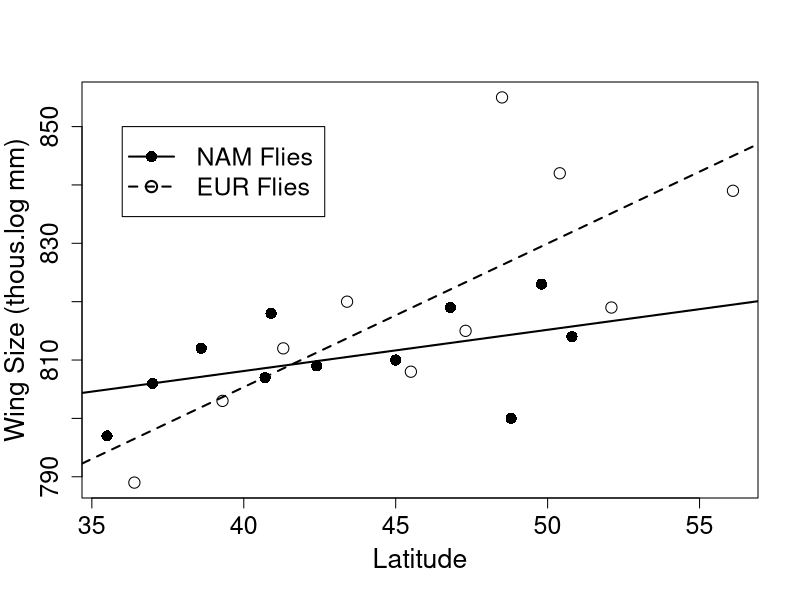

This chart was generated by the following R code:
# =========== #
# Homework #7 #
# =========== #

# ==================== #
# Problem 1 #
# ==================== #
evol <- read.csv("evolution.txt",    # Reads in the evolution data
  header=T)
attach(evol)                              # Promotes the dataset

# Part (a)
# ========
plot(latitude,wingsize,cex.axis=1.5,      # Labeled scatterplot of wing size vs.
  cex=1.5,xlab="Latitude",ylab=           #   latitude for both NAM and EUR flies
  "Wing Size (thous.log mm)",cex.lab=1.6,
  pch=c(1,16)[unclass(as.factor(continent))],
  mgp=c(2.7,1,0))
reg1 <- lm(wingsize[continent=="NAM"]~    # Regression of wing size on latitude
  latitude[continent=="NAM"])             #   for NAM flies
reg2 <- lm(wingsize[continent=="EUR"]~    # Regression of wing size on latitude
  latitude[continent=="EUR"])             #   for EUR flies
abline(reg1,lwd=2)                        # Plots fitted line for surface
abline(reg2,lwd=2,lty=2)                  # Plots fitted line for deep
legend(36,850,c("NAM Flies","EUR Flies"), # Places a legend on the plot for
  lwd=c(2,2),lty=c(1,2),pch=c(16,1),      #   NAM and EUR flies at (36,850)
  cex=1.5)

# Parts (c),(d)
# =============
reg3 <- lm(wingsize~latitude*continent)   # Interaction model with latitude, continent
summary(reg3)
confint(reg3)                             # Confidence intervals for model parameters
